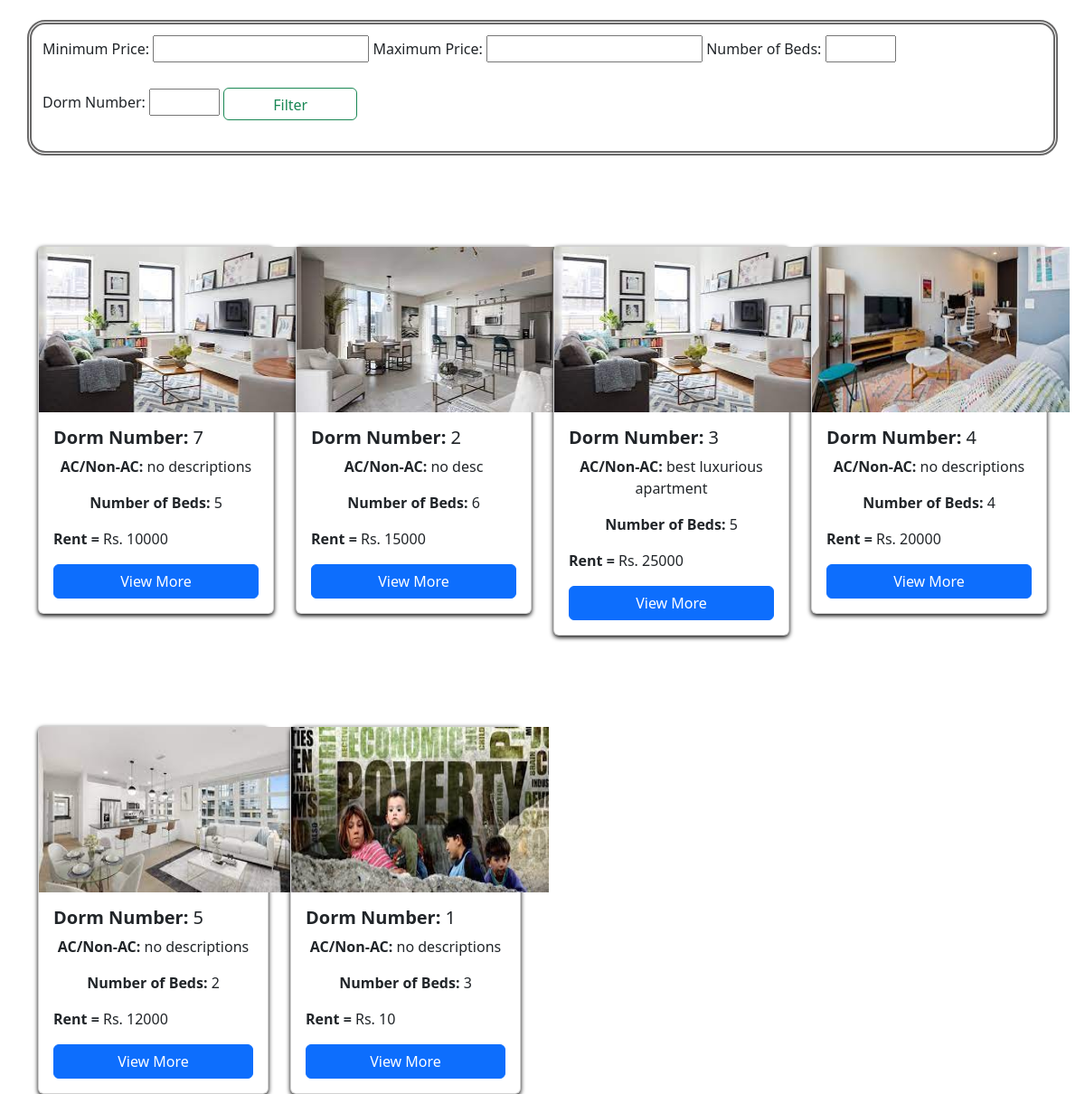
Page /shop/ (lower part) on the earlier database version.
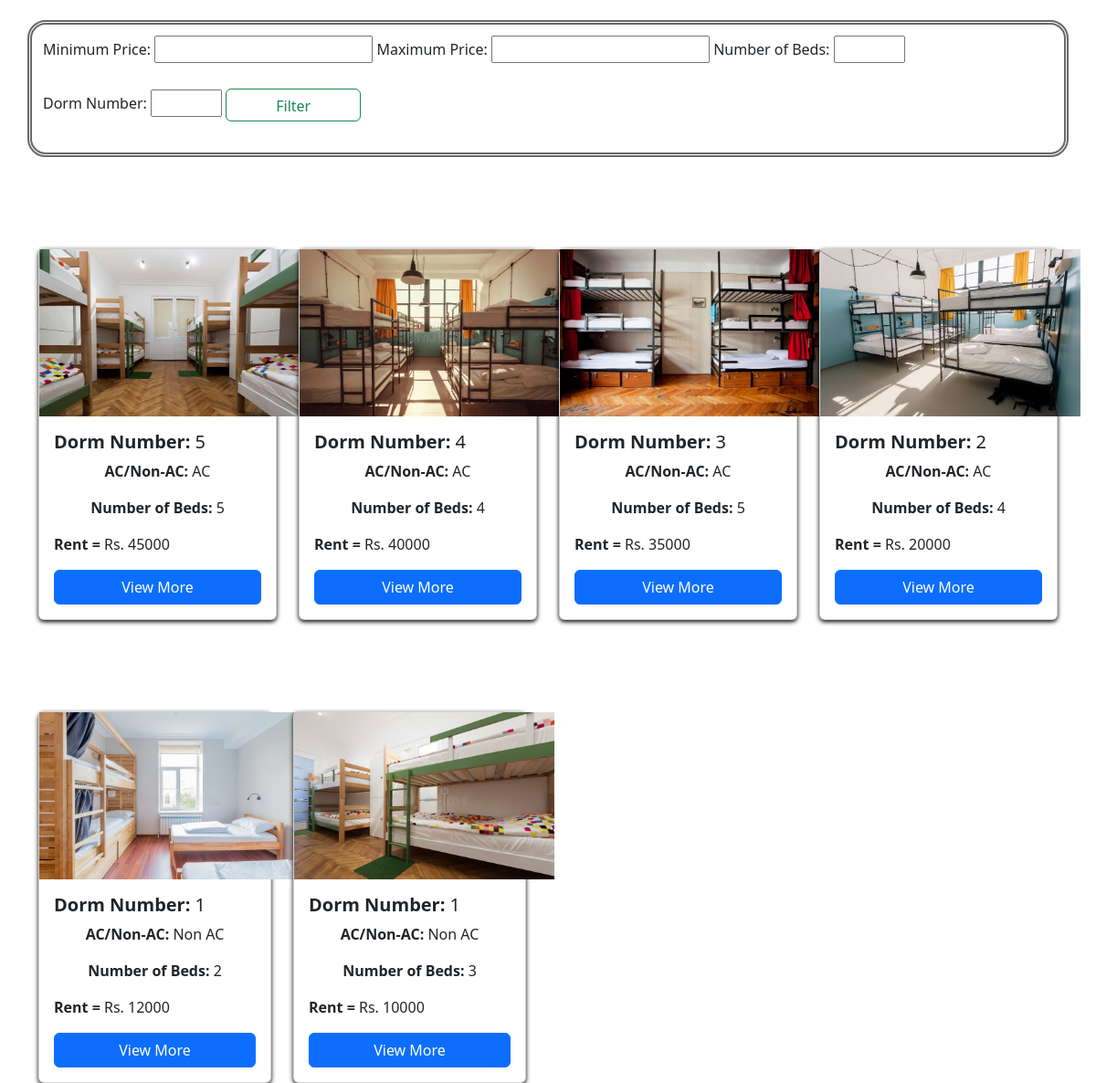
Same page on the later database version.
### shop/models.py (models this page shows)
class Product(models.Model):
    product_id = models.AutoField
    flat_number = models.IntegerField(default=0)  # Use CharField or PositiveIntegerField as appropriate
    category = models.CharField(max_length=50, default="")
    sub_category = models.CharField(max_length=50, default="")
    price = models.IntegerField(default=0)
    desc = models.CharField(max_length=300)
    pub_date = models.DateField()
    image = models.ImageField(upload_to="shop/images", default="")
    floor_number = models.PositiveSmallIntegerField(default=1)
    room_number = models.PositiveSmallIntegerField(default=1)
    additional_details = models.TextField(blank=True)
    def __str__(self):
        return f"Flat {self.flat_number}"

### shop/views.py (the view)
# urls.py: path("", views.index, name="Shop Home"),
def index(request):
    products = Product.objects.all()
    print(products)
    min_price = request.GET.get('min_price')
    max_price = request.GET.get('max_price')
    room_number = request.GET.get('room_number')
    flat_number = request.GET.get('flat_number')
    max_price_options = Product.objects.values_list('price', flat=True).distinct()
    if min_price and max_price:
        products = products.filter(price__gte=min_price, price__lte=max_price)
    if room_number:
        products = products.filter(room_number=room_number)
    if flat_number:
        products = products.filter(flat_number=flat_number)
    if not products:
        ...
    params = {'products': products, 'max_price_options': max_price_options}
    params = {'products':products}
    return render(request, 'shop/Index.html', params )

### shop/templates/shop/index.html (shortened to what this page needs)
<!doctype html>
<html lang="en">
<head>
  <link href="https://cdn.jsdelivr.net/npm/bootstrap@5.3.2/dist/css/bootstrap.min.css" rel="stylesheet"
>
  <link rel="stylesheet" href="https://use.fontawesome.com/releases/v5.7.0/css/all.css"
>
</head>
<body>
  {% load static %}
  <div class="container my-4"
    style="margin-top: 50px; margin-bottom: 50px;  border-width: 5px; border-style: double; border-color: rgb(105, 104, 104); width: 2300px; height: 150px; border-radius: 20px; ">
    <form action="/shop/" method="GET">
      <div class="form-group" style="padding-top: 12px;">
       <label for="min_price"><h6>Minimum Price:</h6></label>
       <input type="number" name="min_price" id="min_price" min="0">
       <label for="max_price"><h6>Maximum Price:</h6></label>
       <input type="number" name="max_price" id="max_price">
       <label for="room_number"><h6>Number of Beds:</h6></label>
       <input type="number" name="room_number" id="room_number" min="1" max="5">
      </div>
      <div class="form-group" style="padding-top: 25px;">
       <label for="flat_number"><h6>Dorm Number:</h6></label>
       <input type="number" name="flat_number" id="flat_number" min="1" max="5">
       <button type="submit" class="btn btn-outline-success" style="width: 148px; padding-bottom: 4px;">Filter</button>
      </div>
    </form>
  </div>
  <div class="container">
    {% for product in products %}
    {% if forloop.counter0|divisibleby:4 %}<div class="row">{% endif %}
      <div class="col-md-3">
        <div class="card">
          <img class="card-image-top" style="height: 183px; width: 285px;" src='/media/{{product.image}}'>
          <div class="card-body">
            <h5 class="card-title"><b>Dorm Number:</b> {{ product.flat_number }}</h5>
            <p class="card-text text-center"><b>AC/Non-AC: </b> {{product.desc}}</p>
            <p class="card-text text-center"><b>Number of Beds:</b> {{product.room_number}}</p>
            <p class="card-text"><b>Rent =</b> Rs. {{ product.price }}</p>
            <a href="{% url 'shop:buynow' product.id %}" class="btn btn-primary">View More</a>
          </div>
        </div>
      </div>
      {% endfor %}
    </div>
</body>
</html>

### shop/templates/shop/index.html (style rules this page uses)
.row { margin-top: 100px; }
.btn { width: 100%; }
.card { box-shadow: 0px 2px 5px black; transition: transform 0.5s; cursor: pointer; }

Differences in the rows shown:
changed Product (number 1 of 6 on the later page): image: a different picture; flat_number "7" → "5"; desc "no descriptions" → "AC"; price "10000" → "45000"
changed Product (number 2 of 6 on the later page): image: a different picture; flat_number "2" → "4"; desc "no desc" → "AC"; room_number "6" → "4"; price "15000" → "40000"
changed Product (number 3 of 6 on the later page): image: a different picture; desc "best luxurious apartment" → "AC"; price "25000" → "35000"
changed Product (number 4 of 6 on the later page): image: a different picture; flat_number "4" → "2"; desc "no descriptions" → "AC"
changed Product (number 5 of 6 on the later page): image: a different picture; flat_number "5" → "1"; desc "no descriptions" → "Non AC"
changed Product (number 6 of 6 on the later page): image: a different picture; desc "no descriptions" → "Non AC"; price "10" → "10000"
